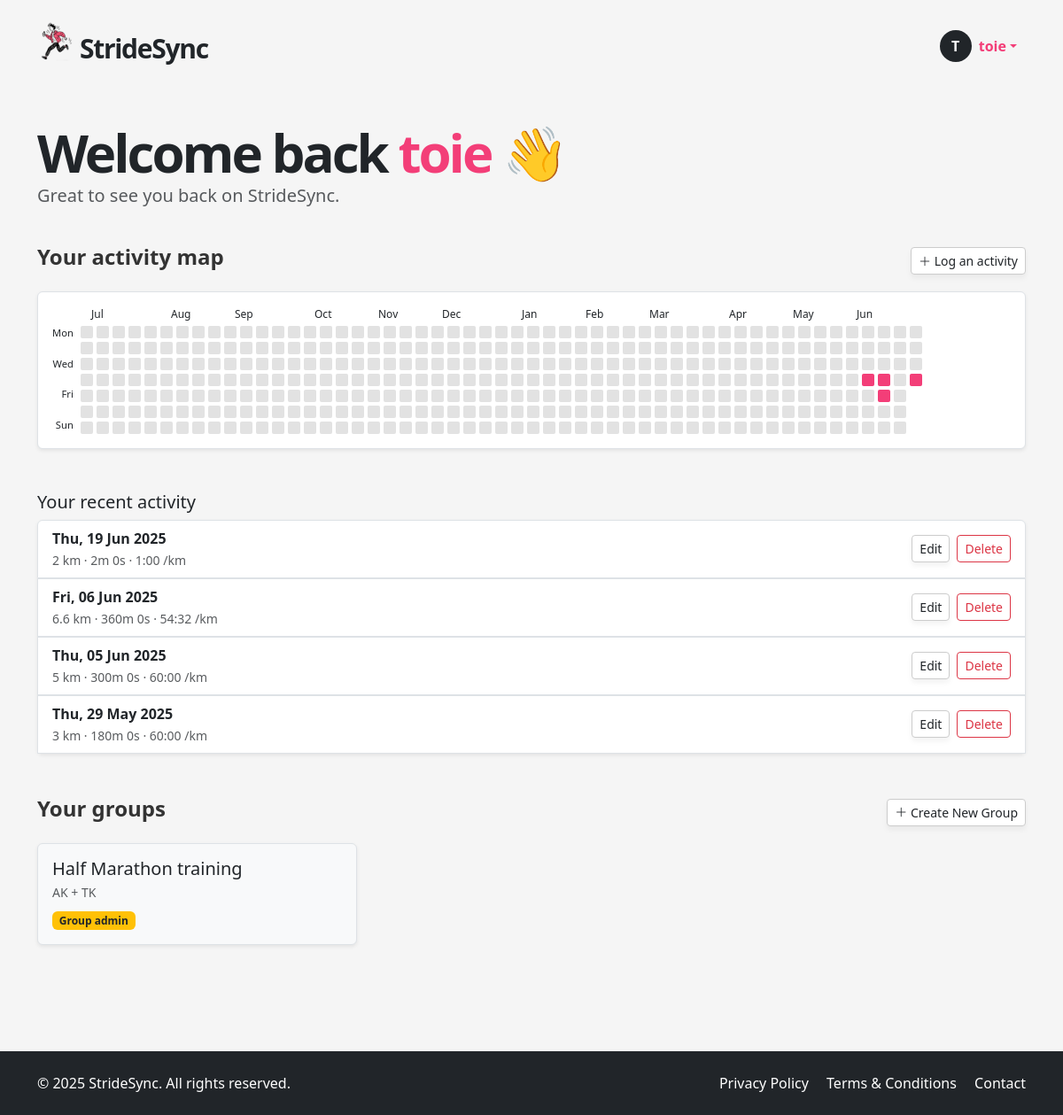
The page /dashboard (signed in) on the database as committed earlier.
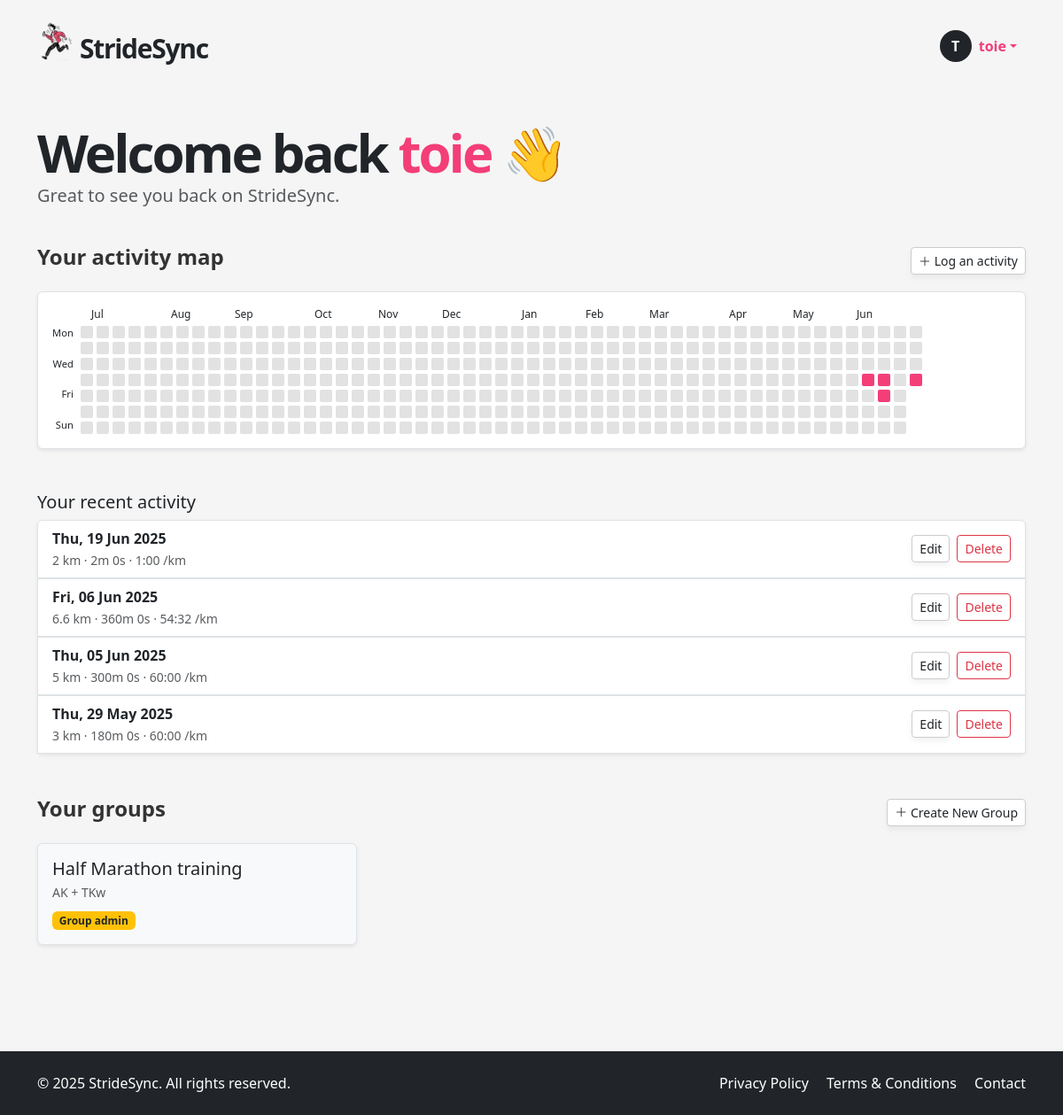
The same page on the database as committed later.
### app/models.py (models this page shows, shortened)
class Group(db.Model):
    __tablename__ = "groups"
    id = sa.Column(sa.Integer, primary_key=True)
    name = sa.Column(sa.String(100), unique=True, nullable=False)
    description = sa.Column(sa.Text)
    members = so.relationship("User", secondary=user_groups, back_populates="groups")
    admins = so.relationship("User", secondary=group_admins, back_populates="admin_of_groups")
    runs = so.relationship("Run", secondary=run_groups, back_populates="groups")
    invites = so.relationship("GroupInvite", back_populates="group", cascade="all, delete-orphan")

### app/routes.py (the view)
@app.route('/dashboard')
@login_required
def dashboard():
    runs = db.session.scalars(
        sa.select(Run).where(Run.user_id == current_user.id)
    ).all()
    sorted_groups = sorted(current_user.groups, key=lambda g: g.id, reverse=True)
    distance_by_date = {}
    for run in runs:
        run_date = run.date.date()
        distance_by_date[run_date] = distance_by_date.get(run_date, 0) + run.distance
    today = datetime.utcnow().date()
    start_date = today - timedelta(days=364)
    while start_date.weekday() != 0:
        start_date -= timedelta(days=1)
    heatmap_cells = []
    for week in range(53):
        column = []
        week_start = start_date + timedelta(weeks=week)
        for day in range(7):
            date = week_start + timedelta(days=day)
            if date > today:
                column.append(None)
            else:
                column.append({
                    "date": date,
                    "active": date in distance_by_date,
                    "distance": distance_by_date.get(date, 0)
                })
        heatmap_cells.append(column)
    month_labels = {}
    current_month = None
    for i, week in enumerate(heatmap_cells):
        for cell in week:
            if cell:
                cell_month = cell["date"].month
                if cell_month != current_month:
                    current_month = cell_month
                    month_labels[i] = cell["date"].strftime('%b')
                break
    recent_runs = db.session.scalars(
        sa.select(Run)
        .where(Run.user_id == current_user.id)
        .order_by(Run.date.desc())
        .limit(5)
    ).all()
    form = LogActivityForm()
    form.groups.choices = [(g.id, g.name) for g in current_user.groups]
    edit_form = EditRunForm()
    edit_form.groups.choices = [(g.id, g.name) for g in current_user.groups]
    delete_form = DeleteRunForm()
    create_group_form = CreateGroupForm()
    return render_template(
        "dashboard.html",
        user=current_user,
        runs=runs,
        recent_runs=recent_runs,
        heatmap_cells=heatmap_cells,
        month_labels=month_labels,
        form=form,
        edit_form=edit_form,
        delete_form=delete_form,
        create_group_form=create_group_form,
        sorted_groups=sorted_groups
    )

### app/models.py (called while the page is built)
@login.user_loader
def load_user(id):
    return db.session.get(User, int(id))

### app/templates/dashboard.html (shortened to what the changed rows need)
{% extends "base.html" %}
{% block content %}
<section class="py-5">
  <div class="container">
    <h1 class="display-4 fw-bold mb-4 hero-title">
      Welcome back <span>{{ user.username }}</span> 👋
    </h1>
    <div class="mb-5">
      <div class="row g-3">
        {% for group in sorted_groups %}
        <div class="col-md-4">
          <div class="border rounded p-3 bg-light h-100 shadow-sm position-relative">
            <h5 class="mb-1">{{ group.name }}</h5>
            <p class="small text-muted mb-2">{{ group.description[:80] }}</p>
            {% if group in current_user.admin_of_groups %}
              <span class="badge bg-warning text-dark">Group admin</span>
            {% endif %}
          </div>
        </div>
        {% else %}
          <p class="text-muted">You're not in any groups yet.</p>
        {% endfor %}
      </div>
    </div>
  </div>
</section>
{% endblock %}

Rows that differ between the two databases and show on the page:
changed Group "Half Marathon training": description "AK + TK" → "AK + TKw"
